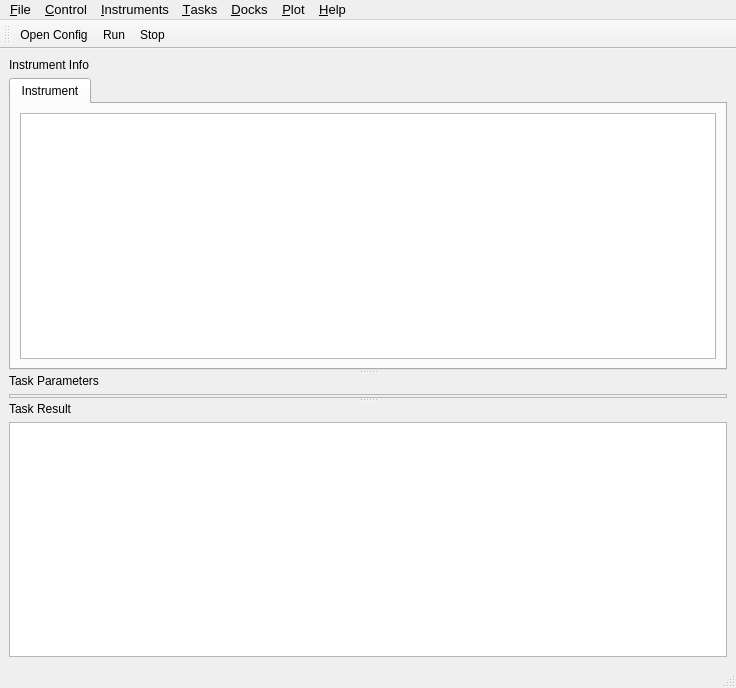
<?xml version="1.0" encoding="UTF-8"?>
<ui version="4.0">
 <class>TaskMain</class>
 <widget class="QMainWindow" name="TaskMain">
  <property name="geometry">
   <rect>
    <x>0</x>
    <y>0</y>
    <width>736</width>
    <height>688</height>
   </rect>
  </property>
  <property name="windowTitle">
   <string>srsgui</string>
  </property>
  <property name="dockOptions">
   <set>QMainWindow::AllowNestedDocks|QMainWindow::AllowTabbedDocks|QMainWindow::AnimatedDocks</set>
  </property>
  <widget class="QWidget" name="centralwidget">
   <property name="sizePolicy">
    <sizepolicy hsizetype="MinimumExpanding" vsizetype="MinimumExpanding">
     <horstretch>0</horstretch>
     <verstretch>0</verstretch>
    </sizepolicy>
   </property>
   <property name="minimumSize">
    <size>
     <width>300</width>
     <height>500</height>
    </size>
   </property>
   <layout class="QHBoxLayout" name="horizontalLayout_2">
    <item>
     <widget class="QSplitter" name="splitter_2">
      <property name="orientation">
       <enum>Qt::Horizontal</enum>
      </property>
      <widget class="QSplitter" name="splitter">
       <property name="orientation">
        <enum>Qt::Vertical</enum>
       </property>
       <widget class="QWidget" name="layoutWidget">
        <layout class="QVBoxLayout" name="verticalLayout_2">
         <item>
          <widget class="QLabel" name="label_2">
           <property name="text">
            <string>Instrument Info</string>
           </property>
          </widget>
         </item>
         <item>
          <widget class="QTabWidget" name="deviceInfoTabWidget">
           <property name="tabPosition">
            <enum>QTabWidget::North</enum>
           </property>
           <property name="currentIndex">
            <number>0</number>
           </property>
           <widget class="QWidget" name="tab">
            <attribute name="title">
             <string>Instrument</string>
            </attribute>
            <layout class="QHBoxLayout" name="horizontalLayout_3">
             <item>
              <widget class="QTextBrowser" name="deviceInfo"/>
             </item>
            </layout>
           </widget>
          </widget>
         </item>
        </layout>
       </widget>
       <widget class="QWidget" name="layoutWidget">
        <layout class="QVBoxLayout" name="verticalLayout_3">
         <item>
          <widget class="QLabel" name="label_3">
           <property name="text">
            <string>Task Parameters</string>
           </property>
          </widget>
         </item>
         <item>
          <widget class="QFrame" name="taskParameterFrame">
           <property name="frameShape">
            <enum>QFrame::StyledPanel</enum>
           </property>
           <property name="frameShadow">
            <enum>QFrame::Raised</enum>
           </property>
          </widget>
         </item>
        </layout>
       </widget>
       <widget class="QWidget" name="layoutWidget">
        <layout class="QVBoxLayout" name="verticalLayout_4">
         <item>
          <widget class="QLabel" name="label_4">
           <property name="text">
            <string>Task Result</string>
           </property>
           <property name="buddy">
            <cstring>taskResult</cstring>
           </property>
          </widget>
         </item>
         <item>
          <widget class="QTextBrowser" name="taskResult">
           <property name="font">
            <font>
             <pointsize>10</pointsize>
            </font>
           </property>
          </widget>
         </item>
        </layout>
       </widget>
      </widget>
     </widget>
    </item>
   </layout>
  </widget>
  <widget class="QMenuBar" name="menubar">
   <property name="geometry">
    <rect>
     <x>0</x>
     <y>0</y>
     <width>736</width>
     <height>23</height>
    </rect>
   </property>
   <property name="font">
    <font>
     <pointsize>10</pointsize>
    </font>
   </property>
   <widget class="QMenu" name="menu_File">
    <property name="title">
     <string>&amp;File</string>
    </property>
    <addaction name="action_Open"/>
    <addaction name="separator"/>
    <addaction name="actionQuit"/>
   </widget>
   <widget class="QMenu" name="menu_Control">
    <property name="title">
     <string>&amp;Control</string>
    </property>
    <addaction name="actionRun"/>
    <addaction name="actionStop"/>
   </widget>
   <widget class="QMenu" name="menu_Docks">
    <property name="title">
     <string>&amp;Docks</string>
    </property>
   </widget>
   <widget class="QMenu" name="menu_Help">
    <property name="title">
     <string>&amp;Help</string>
    </property>
   </widget>
   <widget class="QMenu" name="menu_Tasks">
    <property name="title">
     <string>&amp;Tasks</string>
    </property>
   </widget>
   <widget class="QMenu" name="menu_Instruments">
    <property name="title">
     <string>&amp;Instruments</string>
    </property>
   </widget>
   <widget class="QMenu" name="menu_Plot">
    <property name="title">
     <string>&amp;Plot</string>
    </property>
   </widget>
   <addaction name="menu_File"/>
   <addaction name="menu_Control"/>
   <addaction name="menu_Instruments"/>
   <addaction name="menu_Tasks"/>
   <addaction name="menu_Docks"/>
   <addaction name="menu_Plot"/>
   <addaction name="menu_Help"/>
  </widget>
  <widget class="QStatusBar" name="statusbar">
   <property name="font">
    <font>
     <pointsize>10</pointsize>
    </font>
   </property>
  </widget>
  <widget class="QToolBar" name="toolBar">
   <property name="windowTitle">
    <string>toolBar</string>
   </property>
   <attribute name="toolBarArea">
    <enum>TopToolBarArea</enum>
   </attribute>
   <attribute name="toolBarBreak">
    <bool>false</bool>
   </attribute>
   <addaction name="action_Open"/>
   <addaction name="actionRun"/>
   <addaction name="actionStop"/>
  </widget>
  <action name="action_New">
   <property name="icon">
    <iconset>
     <normaloff>icons/filenew.png</normaloff>icons/filenew.png</iconset>
   </property>
   <property name="text">
    <string>&amp;New</string>
   </property>
  </action>
  <action name="action_Open">
   <property name="icon">
    <iconset resource="resource.qrc">
     <normaloff>:/icons/fileopen.png</normaloff>:/icons/fileopen.png</iconset>
   </property>
   <property name="text">
    <string>&amp;Open Config</string>
   </property>
  </action>
  <action name="action_Save">
   <property name="icon">
    <iconset>
     <normaloff>icons/filesave.png</normaloff>icons/filesave.png</iconset>
   </property>
   <property name="text">
    <string>&amp;Save</string>
   </property>
  </action>
  <action name="actionE_xit">
   <property name="icon">
    <iconset>
     <normaloff>icons/x.png</normaloff>icons/x.png</iconset>
   </property>
   <property name="text">
    <string>E&amp;xit</string>
   </property>
  </action>
  <action name="actionConsole">
   <property name="checkable">
    <bool>true</bool>
   </property>
   <property name="checked">
    <bool>false</bool>
   </property>
   <property name="text">
    <string>Console</string>
   </property>
  </action>
  <action name="actionQuit">
   <property name="text">
    <string>Quit</string>
   </property>
  </action>
  <action name="actionRun">
   <property name="icon">
    <iconset resource="resource.qrc">
     <normaloff>:/icons/run.png</normaloff>:/icons/run.png</iconset>
   </property>
   <property name="text">
    <string>Run</string>
   </property>
   <property name="toolTip">
    <string>Start the selected test</string>
   </property>
   <property name="shortcut">
    <string>Alt+R</string>
   </property>
  </action>
  <action name="actionStop">
   <property name="icon">
    <iconset resource="resource.qrc">
     <normaloff>:/icons/stop.png</normaloff>:/icons/stop.png</iconset>
   </property>
   <property name="text">
    <string>Stop</string>
   </property>
   <property name="toolTip">
    <string>Abort the current test</string>
   </property>
  </action>
 </widget>
 <resources>
  <include location="resource.qrc"/>
 </resources>
 <connections>
  <connection>
   <sender>action_Open</sender>
   <signal>triggered()</signal>
   <receiver>TaskMain</receiver>
   <slot>onOpen()</slot>
   <hints>
    <hint type="sourcelabel">
     <x>-1</x>
     <y>-1</y>
    </hint>
    <hint type="destinationlabel">
     <x>287</x>
     <y>322</y>
    </hint>
   </hints>
  </connection>
  <connection>
   <sender>actionE_xit</sender>
   <signal>triggered()</signal>
   <receiver>TaskMain</receiver>
   <slot>close()</slot>
   <hints>
    <hint type="sourcelabel">
     <x>-1</x>
     <y>-1</y>
    </hint>
    <hint type="destinationlabel">
     <x>408</x>
     <y>343</y>
    </hint>
   </hints>
  </connection>
  <connection>
   <sender>actionRun</sender>
   <signal>triggered()</signal>
   <receiver>TaskMain</receiver>
   <slot>onRun()</slot>
   <hints>
    <hint type="sourcelabel">
     <x>-1</x>
     <y>-1</y>
    </hint>
    <hint type="destinationlabel">
     <x>408</x>
     <y>343</y>
    </hint>
   </hints>
  </connection>
  <connection>
   <sender>actionStop</sender>
   <signal>triggered()</signal>
   <receiver>TaskMain</receiver>
   <slot>onStop()</slot>
   <hints>
    <hint type="sourcelabel">
     <x>-1</x>
     <y>-1</y>
    </hint>
    <hint type="destinationlabel">
     <x>408</x>
     <y>343</y>
    </hint>
   </hints>
  </connection>
  <connection>
   <sender>actionQuit</sender>
   <signal>triggered()</signal>
   <receiver>TaskMain</receiver>
   <slot>close()</slot>
   <hints>
    <hint type="sourcelabel">
     <x>-1</x>
     <y>-1</y>
    </hint>
    <hint type="destinationlabel">
     <x>569</x>
     <y>343</y>
    </hint>
   </hints>
  </connection>
 </connections>
 <slots>
  <slot>onOpen()</slot>
  <slot>onNew()</slot>
  <slot>onSave()</slot>
  <slot>onConsole()</slot>
  <slot>onRun()</slot>
  <slot>onStop()</slot>
  <slot>onPlot()</slot>
  <slot>onTerminal()</slot>
  <slot>onConnect()</slot>
  <slot>onDisconnect()</slot>
 </slots>
</ui>
